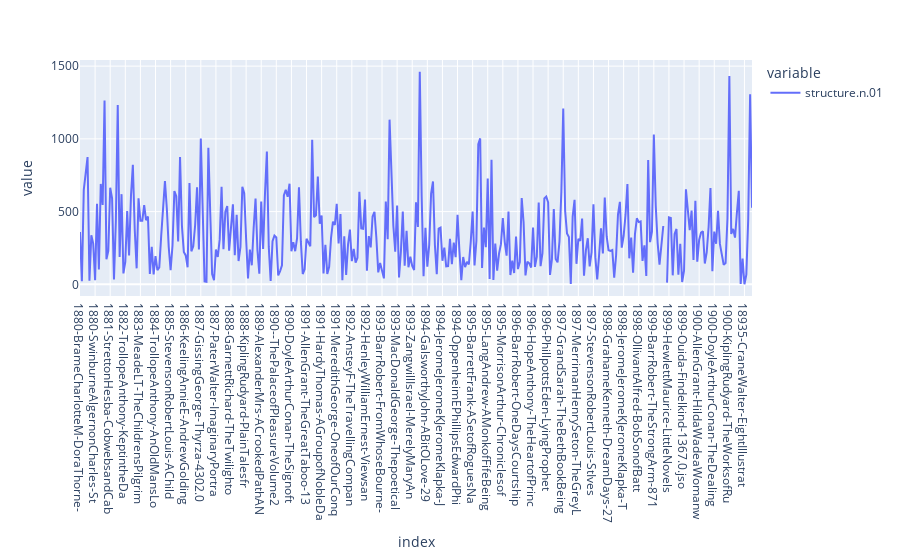

Source (notebook cell):
### Code cell
df = pd.DataFrame(parsed).T
px.line(df['structure.n.01'])

### Figure 1 — Plotly figure (JSON) as saved in the notebook; plotly's stock layout.template omitted (floating-point values rounded to 4 significant figures; data arrays with more than 128 entries replaced by an {"elided": "..."} marker saying what was removed)
{"data": [{"hovertemplate": "variable=structure.n.01<br>index=%{x}<br>value=%{y}<extra></extra>", "legendgroup": "structure.n.01", "line": {"color": "#636efa", "dash": "solid"}, "marker": {"symbol": "circle"}, "mode": "lines", "name": "structure.n.01", "orientation": "v", "showlegend": true, "type": "scatter", "x": {"elided": "357 str values"}, "xaxis": "x", "y": {"elided": "357 int values"}, "yaxis": "y"}], "layout": {"autosize": true, "legend": {"title": {"text": "variable"}, "tracegroupgap": 0}, "margin": {"t": 60}, "xaxis": {"anchor": "y", "autorange": true, "domain": [0, 1], "range": [0, 356], "title": {"text": "index"}, "type": "category"}, "yaxis": {"anchor": "x", "autorange": true, "domain": [0, 1], "range": [-80.11, 1542.0], "title": {"text": "value"}, "type": "linear"}}}
